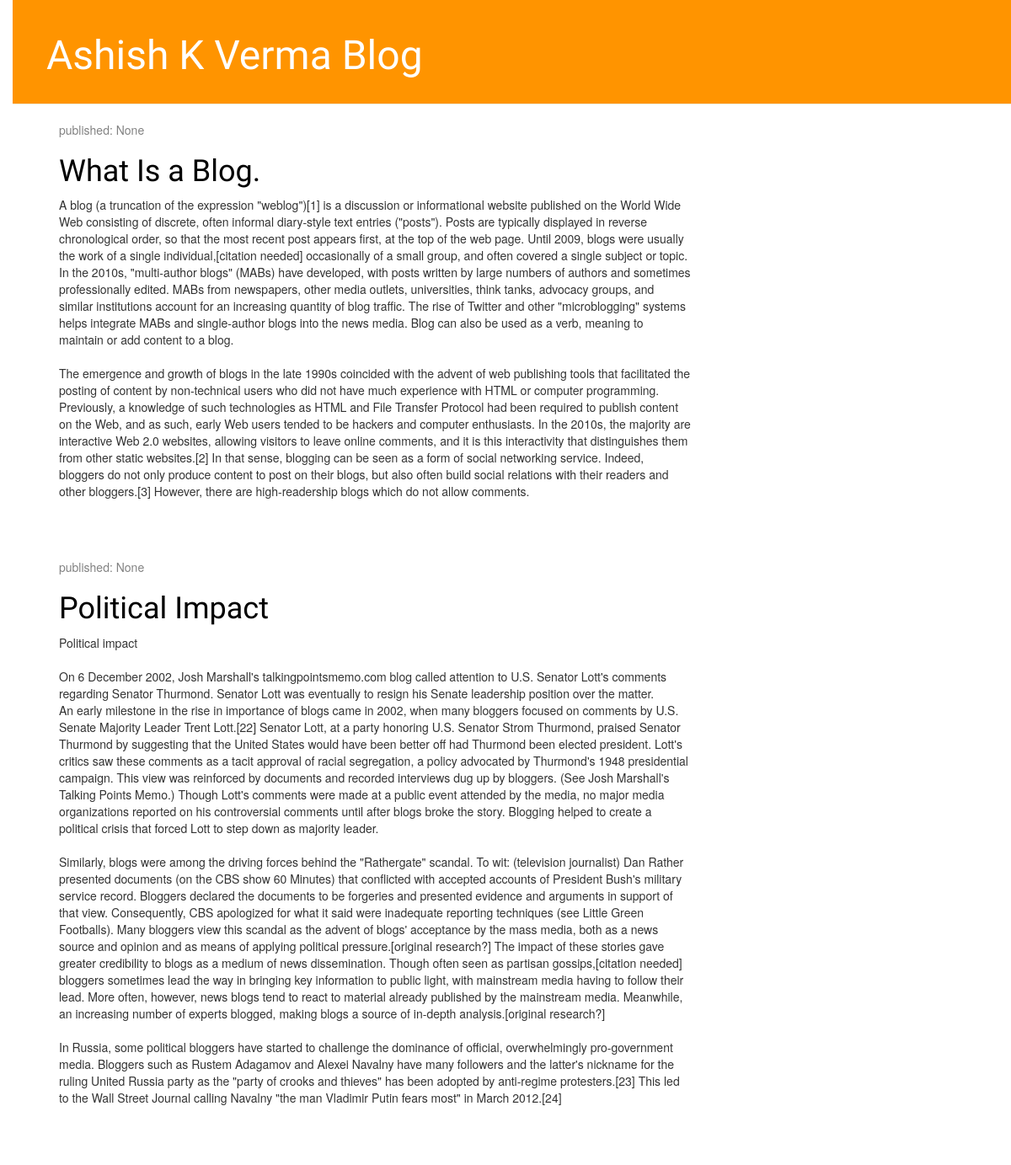
The app's page /, older data.
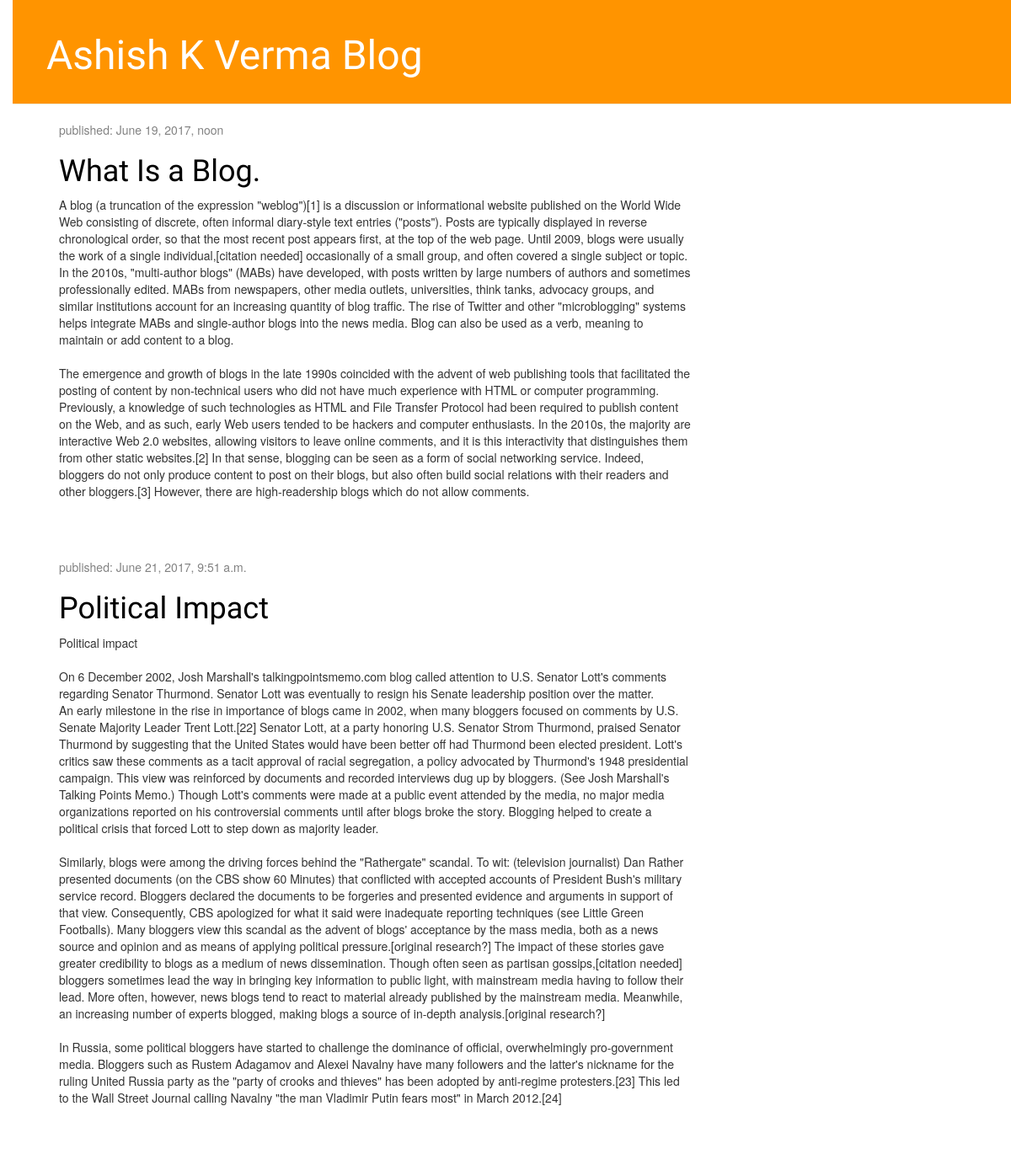
The same page, newer data.
### blog/models.py (models this page shows, shortened)
class Post(models.Model):
    author = models.ForeignKey('auth.User')
    title = models.CharField(max_length=200)
    text = models.TextField()
    created_date = models.DateTimeField(
            default=timezone.now)
    published_date = models.DateTimeField(
            blank=True, null=True)

### blog/views.py (the view)
# urls.py: url(r'^$', views.post_list, name='post_list'),
def post_list(request):
    posts = Post.objects.all()
    return render(request, 'blog/post_list.html', {'posts': posts})

### blog/templates/blog/post_list.html (shortened to what this page needs)
{% extends 'blog/base.html' %} {% block content %}
<div class="content container">
    <div class="row">
        <div class="col-md-8">
            {% for post in posts %}
            <div class="post">
                <div class="date">
                    <p>published: {{ post.published_date }}</p>
                </div>
                <h1><a href="{% url 'post_detail' pk=post.pk %}">{{ post.title }}</a></h1>
                <p>{{ post.text|linebreaksbr }}</p>
            </div>
            {% endfor %}
        </div>
    </div>
</div>
 {%endblock%}

Row changes from the older to the newer data that the page shows:
changed Post "What Is a Blog.": published_date "None" → "June 19, 2017, noon"
changed Post "Political Impact": published_date "None" → "June 21, 2017, 9:51 a.m."
